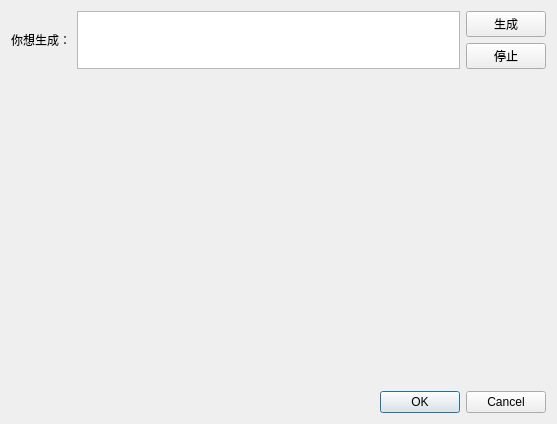
<?xml version="1.0" encoding="UTF-8"?>
<ui version="4.0">
 <class>PromptGenerateDialog</class>
 <widget class="QDialog" name="PromptGenerateDialog">
  <property name="geometry">
   <rect>
    <x>0</x>
    <y>0</y>
    <width>557</width>
    <height>424</height>
   </rect>
  </property>
  <property name="windowTitle">
   <string>Dialog</string>
  </property>
  <layout class="QGridLayout" name="gridLayout">
   <item row="0" column="2">
    <widget class="QPushButton" name="generateButton">
     <property name="text">
      <string>生成</string>
     </property>
    </widget>
   </item>
   <item row="5" column="0" colspan="3">
    <widget class="QDialogButtonBox" name="buttonBox">
     <property name="orientation">
      <enum>Qt::Horizontal</enum>
     </property>
     <property name="standardButtons">
      <set>QDialogButtonBox::Cancel|QDialogButtonBox::Ok</set>
     </property>
    </widget>
   </item>
   <item row="3" column="0" rowspan="2" colspan="3">
    <widget class="MDViewer" name="previewer" native="true">
     <property name="sizePolicy">
      <sizepolicy hsizetype="Preferred" vsizetype="Expanding">
       <horstretch>0</horstretch>
       <verstretch>0</verstretch>
      </sizepolicy>
     </property>
     <property name="minimumSize">
      <size>
       <width>50</width>
       <height>100</height>
      </size>
     </property>
    </widget>
   </item>
   <item row="1" column="2">
    <widget class="QPushButton" name="stopButton">
     <property name="text">
      <string>停止</string>
     </property>
    </widget>
   </item>
   <item row="0" column="1" rowspan="2">
    <widget class="QPlainTextEdit" name="plainTextEdit">
     <property name="sizePolicy">
      <sizepolicy hsizetype="Expanding" vsizetype="Minimum">
       <horstretch>0</horstretch>
       <verstretch>0</verstretch>
      </sizepolicy>
     </property>
     <property name="minimumSize">
      <size>
       <width>0</width>
       <height>50</height>
      </size>
     </property>
    </widget>
   </item>
   <item row="0" column="0" rowspan="2">
    <widget class="QLabel" name="label">
     <property name="text">
      <string>你想生成：</string>
     </property>
    </widget>
   </item>
  </layout>
 </widget>
 <customwidgets>
  <customwidget>
   <class>MDViewer</class>
   <extends>QWidget</extends>
   <header>MDViewer.h</header>
   <container>1</container>
  </customwidget>
 </customwidgets>
 <resources/>
 <connections>
  <connection>
   <sender>buttonBox</sender>
   <signal>accepted()</signal>
   <receiver>PromptGenerateDialog</receiver>
   <slot>accept()</slot>
   <hints>
    <hint type="sourcelabel">
     <x>248</x>
     <y>254</y>
    </hint>
    <hint type="destinationlabel">
     <x>157</x>
     <y>274</y>
    </hint>
   </hints>
  </connection>
  <connection>
   <sender>buttonBox</sender>
   <signal>rejected()</signal>
   <receiver>PromptGenerateDialog</receiver>
   <slot>reject()</slot>
   <hints>
    <hint type="sourcelabel">
     <x>316</x>
     <y>260</y>
    </hint>
    <hint type="destinationlabel">
     <x>286</x>
     <y>274</y>
    </hint>
   </hints>
  </connection>
 </connections>
</ui>
